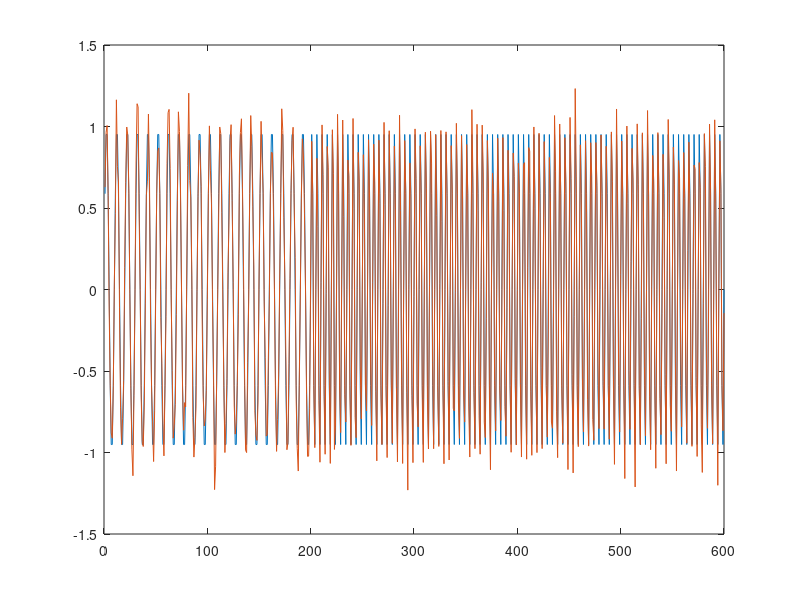

Write the MATLAB code that produced this figure.
% Script 1 - Test instantaneous frequency estimation
clear all;
close all;

% Generate synthetic signal, going from 0.2 pi to 0.4 pi
t = 1:600;
f1 = 0.1; % freq = 0.2*pi 
f2 = 0.2; % freq = 0.4*pi
x1 = sin(2*pi*f1*t(1:200));
x2 = sin(2*pi*f2*t(201:end));
x = [x1(:); x2(:)];
y = awgn(x,20); 

figure
plot(t,x,t,y);

% This is a new modification
% This modification should be visible only in branch2
